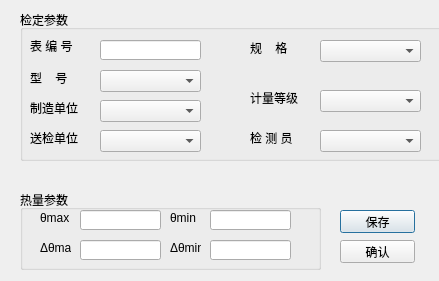
<?xml version="1.0" encoding="UTF-8"?>
<ui version="4.0">
 <class>calc_paramdlg</class>
 <widget class="QDialog" name="calc_paramdlg">
  <property name="geometry">
   <rect>
    <x>0</x>
    <y>0</y>
    <width>439</width>
    <height>281</height>
   </rect>
  </property>
  <widget class="QGroupBox" name="groupBox">
   <property name="geometry">
    <rect>
     <x>20</x>
     <y>10</y>
     <width>431</width>
     <height>151</height>
    </rect>
   </property>
   <property name="title">
    <string>检定参数</string>
   </property>
   <widget class="QLabel" name="label">
    <property name="geometry">
     <rect>
      <x>10</x>
      <y>30</y>
      <width>54</width>
      <height>12</height>
     </rect>
    </property>
    <property name="text">
     <string>表 编 号</string>
    </property>
   </widget>
   <widget class="QLabel" name="label_2">
    <property name="geometry">
     <rect>
      <x>10</x>
      <y>60</y>
      <width>51</width>
      <height>16</height>
     </rect>
    </property>
    <property name="text">
     <string>型    号</string>
    </property>
   </widget>
   <widget class="QLabel" name="label_3">
    <property name="geometry">
     <rect>
      <x>10</x>
      <y>90</y>
      <width>51</width>
      <height>16</height>
     </rect>
    </property>
    <property name="text">
     <string>制造单位</string>
    </property>
   </widget>
   <widget class="QLabel" name="label_4">
    <property name="geometry">
     <rect>
      <x>10</x>
      <y>120</y>
      <width>51</width>
      <height>16</height>
     </rect>
    </property>
    <property name="text">
     <string>送检单位</string>
    </property>
   </widget>
   <widget class="QLineEdit" name="lineEdit">
    <property name="geometry">
     <rect>
      <x>80</x>
      <y>30</y>
      <width>101</width>
      <height>20</height>
     </rect>
    </property>
   </widget>
   <widget class="QComboBox" name="comboBox">
    <property name="geometry">
     <rect>
      <x>80</x>
      <y>60</y>
      <width>101</width>
      <height>22</height>
     </rect>
    </property>
   </widget>
   <widget class="QComboBox" name="comboBox_2">
    <property name="geometry">
     <rect>
      <x>80</x>
      <y>90</y>
      <width>101</width>
      <height>22</height>
     </rect>
    </property>
   </widget>
   <widget class="QComboBox" name="comboBox_3">
    <property name="geometry">
     <rect>
      <x>80</x>
      <y>120</y>
      <width>101</width>
      <height>22</height>
     </rect>
    </property>
   </widget>
   <widget class="QLabel" name="label_5">
    <property name="geometry">
     <rect>
      <x>230</x>
      <y>30</y>
      <width>51</width>
      <height>16</height>
     </rect>
    </property>
    <property name="text">
     <string>规    格</string>
    </property>
   </widget>
   <widget class="QComboBox" name="comboBox_4">
    <property name="geometry">
     <rect>
      <x>300</x>
      <y>30</y>
      <width>101</width>
      <height>22</height>
     </rect>
    </property>
   </widget>
   <widget class="QComboBox" name="comboBox_5">
    <property name="geometry">
     <rect>
      <x>300</x>
      <y>80</y>
      <width>101</width>
      <height>22</height>
     </rect>
    </property>
   </widget>
   <widget class="QLabel" name="label_6">
    <property name="geometry">
     <rect>
      <x>230</x>
      <y>80</y>
      <width>51</width>
      <height>16</height>
     </rect>
    </property>
    <property name="text">
     <string>计量等级</string>
    </property>
   </widget>
   <widget class="QLabel" name="label_7">
    <property name="geometry">
     <rect>
      <x>230</x>
      <y>120</y>
      <width>51</width>
      <height>16</height>
     </rect>
    </property>
    <property name="text">
     <string>检 测 员</string>
    </property>
   </widget>
   <widget class="QComboBox" name="comboBox_6">
    <property name="geometry">
     <rect>
      <x>300</x>
      <y>120</y>
      <width>101</width>
      <height>22</height>
     </rect>
    </property>
   </widget>
  </widget>
  <widget class="QGroupBox" name="groupBox_2">
   <property name="geometry">
    <rect>
     <x>20</x>
     <y>190</y>
     <width>301</width>
     <height>80</height>
    </rect>
   </property>
   <property name="title">
    <string>热量参数</string>
   </property>
   <widget class="QLabel" name="label_8">
    <property name="geometry">
     <rect>
      <x>20</x>
      <y>20</y>
      <width>31</width>
      <height>16</height>
     </rect>
    </property>
    <property name="text">
     <string>θmax</string>
    </property>
   </widget>
   <widget class="QLabel" name="label_9">
    <property name="geometry">
     <rect>
      <x>20</x>
      <y>50</y>
      <width>31</width>
      <height>16</height>
     </rect>
    </property>
    <property name="text">
     <string>Δθmax</string>
    </property>
   </widget>
   <widget class="QLineEdit" name="lineEdit_2">
    <property name="geometry">
     <rect>
      <x>60</x>
      <y>20</y>
      <width>81</width>
      <height>20</height>
     </rect>
    </property>
   </widget>
   <widget class="QLineEdit" name="lineEdit_3">
    <property name="geometry">
     <rect>
      <x>60</x>
      <y>50</y>
      <width>81</width>
      <height>20</height>
     </rect>
    </property>
   </widget>
   <widget class="QLineEdit" name="lineEdit_4">
    <property name="geometry">
     <rect>
      <x>190</x>
      <y>50</y>
      <width>81</width>
      <height>20</height>
     </rect>
    </property>
   </widget>
   <widget class="QLabel" name="label_10">
    <property name="geometry">
     <rect>
      <x>150</x>
      <y>20</y>
      <width>31</width>
      <height>16</height>
     </rect>
    </property>
    <property name="text">
     <string>θmin</string>
    </property>
   </widget>
   <widget class="QLabel" name="label_11">
    <property name="geometry">
     <rect>
      <x>150</x>
      <y>50</y>
      <width>31</width>
      <height>16</height>
     </rect>
    </property>
    <property name="text">
     <string>Δθmin</string>
    </property>
   </widget>
   <widget class="QLineEdit" name="lineEdit_5">
    <property name="geometry">
     <rect>
      <x>190</x>
      <y>20</y>
      <width>81</width>
      <height>20</height>
     </rect>
    </property>
   </widget>
  </widget>
  <widget class="QPushButton" name="pushButton">
   <property name="geometry">
    <rect>
     <x>340</x>
     <y>210</y>
     <width>75</width>
     <height>23</height>
    </rect>
   </property>
   <property name="text">
    <string>保存</string>
   </property>
  </widget>
  <widget class="QPushButton" name="pushButton_2">
   <property name="geometry">
    <rect>
     <x>340</x>
     <y>240</y>
     <width>75</width>
     <height>23</height>
    </rect>
   </property>
   <property name="text">
    <string>确认</string>
   </property>
  </widget>
 </widget>
 <resources/>
 <connections/>
</ui>
